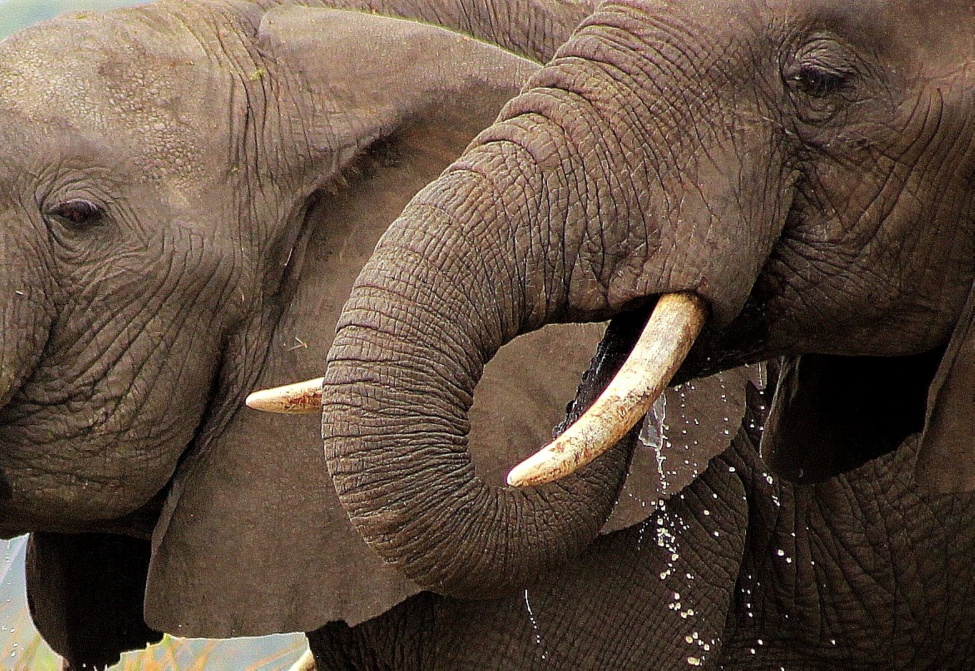
#> input picture cv1/photos/img1.jpg, 4871 x 3353 px (shown at 1/5 size)
$ python spaces.py
#> lines starting #> are read from the running program, lines starting #| are printed output that depends on the picture
#> further down, img is the input picture: shape (3353, 4871, 3); mean B, G, R 64.5, 78.4, 96.6
import cv2 as cv
import matplotlib.pyplot as plt

def rescaleFrame(frame, scale=.1):
#> called with scale = 0.1
    width = int(frame.shape[1] * scale)
#> width = 487
    height = int(frame.shape[0] * scale)
#> height = 335
    dimension = (width, height)
#> dimension = (487, 335)

    return cv.resize(frame, dimension, interpolation=cv.INTER_AREA)
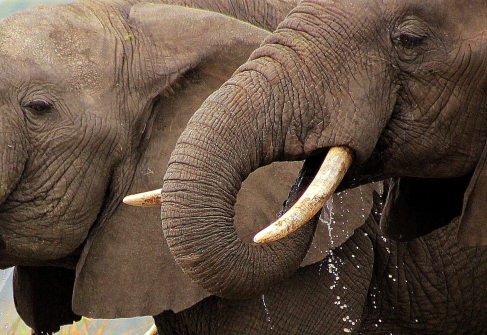
#> returned value: shape (335, 487, 3); mean of channels 0, 1, 2 64.5, 78.4, 96.6; drawn as B, G, R

img = cv.imread('photos/img1.jpg')
rs_img = rescaleFrame(img)

cv.imshow('Image', rs_img)

#View in Matplot
plt.imshow(rs_img)
plt.show()

# BGR to Grayscale
gray = cv.cvtColor(rs_img, cv.COLOR_BGR2GRAY)
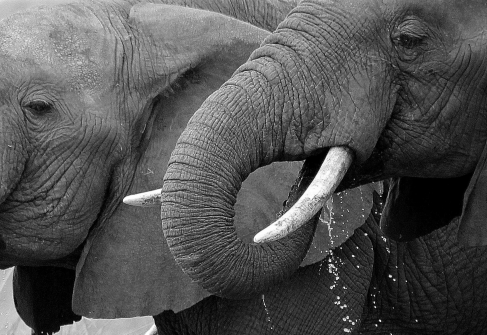
#> gray: shape (335, 487); min 0, max 255, mean 82.3
# cv.imshow('GRAY', gray)

# BGR to HSV
hsv = cv.cvtColor(rs_img, cv.COLOR_BGR2HSV)
#> hsv: shape (335, 487, 3); mean H, S, V 14.9, 95.7, 96.7
# cv.imshow('HSV', hsv)

# BGR to L*a*b
lab = cv.cvtColor(rs_img, cv.COLOR_BGR2LAB)
#> lab: shape (335, 487, 3); mean of channels 0, 1, 2 86.5, 133.3, 138.8
cv.imshow('LAB', lab)


cv.waitKey(0)

$ run again, with cv1/photos/img3.jpg copied over cv1/photos/img1.jpg
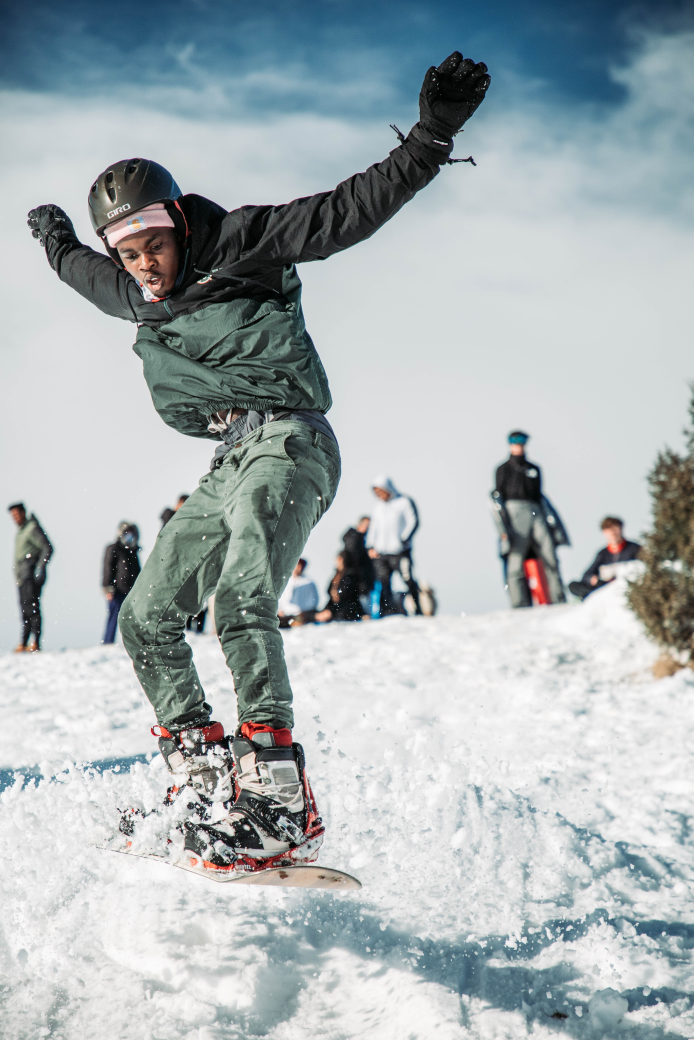
#> input picture cv1/photos/img3.jpg, 4160 x 6240 px (shown at 1/6 size)
#> img is the input picture: shape (6240, 4160, 3); mean B, G, R 179.8, 177.1, 167.9
#> in rescaleFrame, `return cv.resize(frame, dimension, interpolation=cv.INTER_AREA)`:
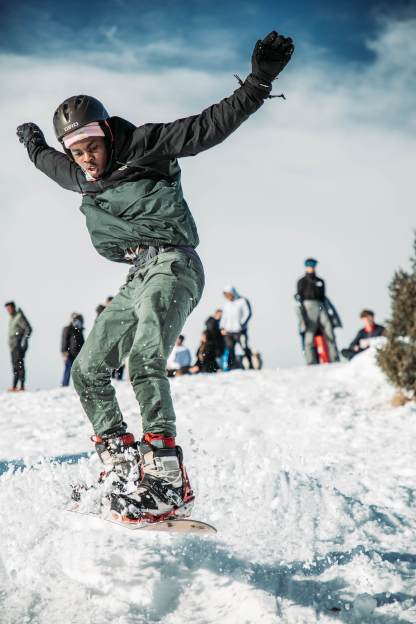
#> returned value: shape (624, 416, 3); mean of channels 0, 1, 2 179.8, 177.1, 167.9; drawn as B, G, R
#> `gray = cv.cvtColor(rs_img, cv.COLOR_BGR2GRAY)`:
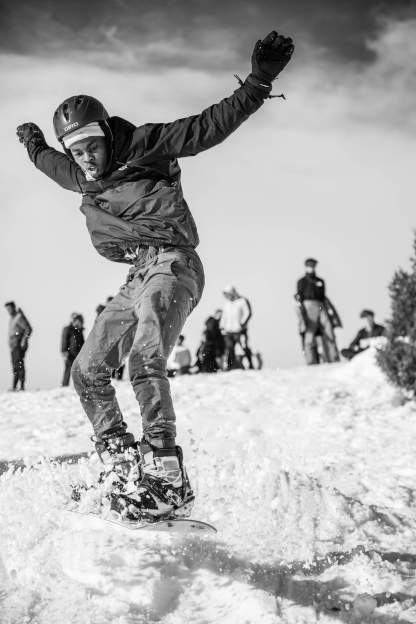
#> gray: shape (624, 416); min 2, max 252, mean 174.7
#> hsv: shape (624, 416, 3); mean H, S, V 74.7, 31.4, 182.5
#> lab: shape (624, 416, 3); mean of channels 0, 1, 2 180.6, 125.7, 125.6

$ run again, with cv1/photos/face1.jpg copied over cv1/photos/img1.jpg
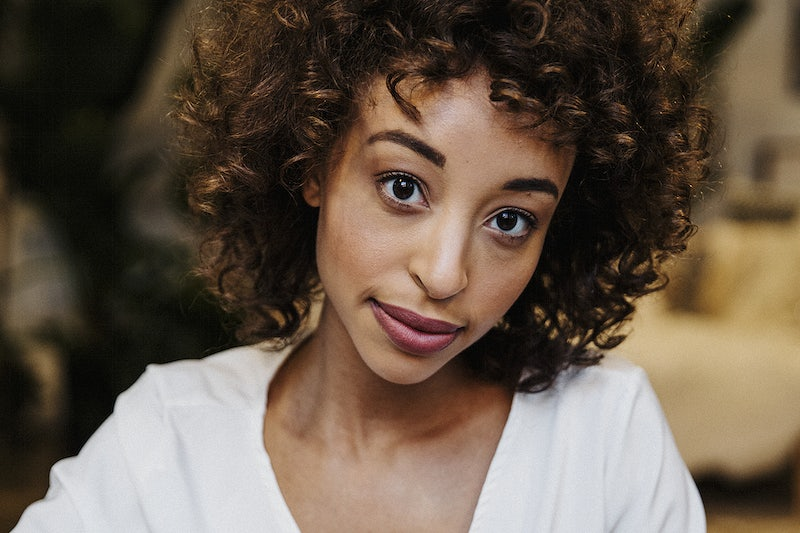
#> input picture cv1/photos/face1.jpg, 800 x 533 px
#> img is the input picture: shape (533, 800, 3); mean B, G, R 74.4, 88.5, 103.2
#> in rescaleFrame, `return cv.resize(frame, dimension, interpolation=cv.INTER_AREA)`:
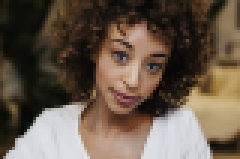
#> returned value: shape (53, 80, 3) (shown 3 times larger); mean of channels 0, 1, 2 74.4, 88.5, 103.2; drawn as B, G, R
#> `gray = cv.cvtColor(rs_img, cv.COLOR_BGR2GRAY)`:
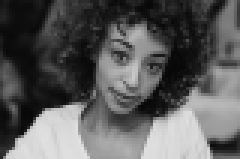
#> gray: shape (53, 80) (shown 3 times larger); min 7, max 226, mean 91.3
#> hsv: shape (53, 80, 3); mean H, S, V 31, 93.5, 104.2
#> lab: shape (53, 80, 3); mean of channels 0, 1, 2 94.3, 132.1, 138.4
